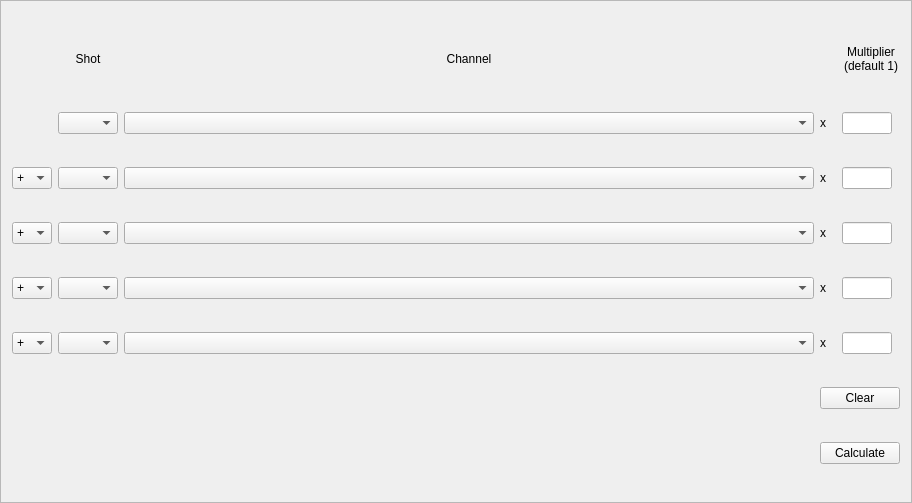
<?xml version="1.0" encoding="UTF-8"?>
<ui version="4.0">
 <class>popFrmArithmetics</class>
 <widget class="QFrame" name="popFrmArithmetics">
  <property name="geometry">
   <rect>
    <x>0</x>
    <y>0</y>
    <width>912</width>
    <height>503</height>
   </rect>
  </property>
  <property name="windowTitle">
   <string>Frame</string>
  </property>
  <property name="frameShape">
   <enum>QFrame::StyledPanel</enum>
  </property>
  <property name="frameShadow">
   <enum>QFrame::Raised</enum>
  </property>
  <layout class="QGridLayout" name="gridLayout">
   <item row="0" column="1">
    <widget class="QLabel" name="label_6">
     <property name="maximumSize">
      <size>
       <width>16777215</width>
       <height>40</height>
      </size>
     </property>
     <property name="text">
      <string>Shot</string>
     </property>
     <property name="alignment">
      <set>Qt::AlignCenter</set>
     </property>
    </widget>
   </item>
   <item row="0" column="2">
    <widget class="QLabel" name="label_7">
     <property name="maximumSize">
      <size>
       <width>16777215</width>
       <height>40</height>
      </size>
     </property>
     <property name="text">
      <string>Channel</string>
     </property>
     <property name="alignment">
      <set>Qt::AlignCenter</set>
     </property>
    </widget>
   </item>
   <item row="0" column="4">
    <widget class="QLabel" name="label_8">
     <property name="maximumSize">
      <size>
       <width>16777215</width>
       <height>40</height>
      </size>
     </property>
     <property name="text">
      <string>Multiplier
(default 1)</string>
     </property>
     <property name="alignment">
      <set>Qt::AlignCenter</set>
     </property>
    </widget>
   </item>
   <item row="1" column="1">
    <widget class="QComboBox" name="cbxShotNum">
     <property name="maximumSize">
      <size>
       <width>60</width>
       <height>16777215</height>
      </size>
     </property>
    </widget>
   </item>
   <item row="1" column="2">
    <widget class="QComboBox" name="cbxChannel"/>
   </item>
   <item row="1" column="3">
    <widget class="QLabel" name="label">
     <property name="maximumSize">
      <size>
       <width>10</width>
       <height>16777215</height>
      </size>
     </property>
     <property name="text">
      <string>x</string>
     </property>
    </widget>
   </item>
   <item row="1" column="4">
    <widget class="QLineEdit" name="ledMultiplier">
     <property name="maximumSize">
      <size>
       <width>50</width>
       <height>16777215</height>
      </size>
     </property>
    </widget>
   </item>
   <item row="2" column="0">
    <widget class="QComboBox" name="cbxOperator_1">
     <property name="maximumSize">
      <size>
       <width>40</width>
       <height>16777215</height>
      </size>
     </property>
     <item>
      <property name="text">
       <string>+</string>
      </property>
     </item>
     <item>
      <property name="text">
       <string>-</string>
      </property>
     </item>
     <item>
      <property name="text">
       <string>x</string>
      </property>
     </item>
     <item>
      <property name="text">
       <string>/</string>
      </property>
     </item>
    </widget>
   </item>
   <item row="2" column="1">
    <widget class="QComboBox" name="cbxShotNum_2">
     <property name="maximumSize">
      <size>
       <width>60</width>
       <height>16777215</height>
      </size>
     </property>
    </widget>
   </item>
   <item row="2" column="2">
    <widget class="QComboBox" name="cbxChannel_2"/>
   </item>
   <item row="2" column="3">
    <widget class="QLabel" name="label_2">
     <property name="maximumSize">
      <size>
       <width>10</width>
       <height>16777215</height>
      </size>
     </property>
     <property name="text">
      <string>x</string>
     </property>
    </widget>
   </item>
   <item row="2" column="4">
    <widget class="QLineEdit" name="ledMultiplier_2">
     <property name="maximumSize">
      <size>
       <width>50</width>
       <height>16777215</height>
      </size>
     </property>
    </widget>
   </item>
   <item row="3" column="0">
    <widget class="QComboBox" name="cbxOperator_2">
     <property name="maximumSize">
      <size>
       <width>40</width>
       <height>16777215</height>
      </size>
     </property>
     <item>
      <property name="text">
       <string>+</string>
      </property>
     </item>
     <item>
      <property name="text">
       <string>-</string>
      </property>
     </item>
     <item>
      <property name="text">
       <string>x</string>
      </property>
     </item>
     <item>
      <property name="text">
       <string>/</string>
      </property>
     </item>
    </widget>
   </item>
   <item row="3" column="1">
    <widget class="QComboBox" name="cbxShotNum_3">
     <property name="maximumSize">
      <size>
       <width>60</width>
       <height>16777215</height>
      </size>
     </property>
    </widget>
   </item>
   <item row="3" column="2">
    <widget class="QComboBox" name="cbxChannel_3"/>
   </item>
   <item row="3" column="3">
    <widget class="QLabel" name="label_3">
     <property name="maximumSize">
      <size>
       <width>10</width>
       <height>16777215</height>
      </size>
     </property>
     <property name="text">
      <string>x</string>
     </property>
    </widget>
   </item>
   <item row="3" column="4">
    <widget class="QLineEdit" name="ledMultiplier_3">
     <property name="maximumSize">
      <size>
       <width>50</width>
       <height>16777215</height>
      </size>
     </property>
    </widget>
   </item>
   <item row="4" column="0">
    <widget class="QComboBox" name="cbxOperator_3">
     <property name="maximumSize">
      <size>
       <width>40</width>
       <height>16777215</height>
      </size>
     </property>
     <item>
      <property name="text">
       <string>+</string>
      </property>
     </item>
     <item>
      <property name="text">
       <string>-</string>
      </property>
     </item>
     <item>
      <property name="text">
       <string>x</string>
      </property>
     </item>
     <item>
      <property name="text">
       <string>/</string>
      </property>
     </item>
    </widget>
   </item>
   <item row="4" column="1">
    <widget class="QComboBox" name="cbxShotNum_4">
     <property name="maximumSize">
      <size>
       <width>60</width>
       <height>16777215</height>
      </size>
     </property>
    </widget>
   </item>
   <item row="4" column="2">
    <widget class="QComboBox" name="cbxChannel_4"/>
   </item>
   <item row="4" column="3">
    <widget class="QLabel" name="label_4">
     <property name="maximumSize">
      <size>
       <width>10</width>
       <height>16777215</height>
      </size>
     </property>
     <property name="text">
      <string>x</string>
     </property>
    </widget>
   </item>
   <item row="4" column="4">
    <widget class="QLineEdit" name="ledMultiplier_4">
     <property name="maximumSize">
      <size>
       <width>50</width>
       <height>16777215</height>
      </size>
     </property>
    </widget>
   </item>
   <item row="5" column="0">
    <widget class="QComboBox" name="cbxOperator_4">
     <property name="maximumSize">
      <size>
       <width>40</width>
       <height>16777215</height>
      </size>
     </property>
     <item>
      <property name="text">
       <string>+</string>
      </property>
     </item>
     <item>
      <property name="text">
       <string>-</string>
      </property>
     </item>
     <item>
      <property name="text">
       <string>x</string>
      </property>
     </item>
     <item>
      <property name="text">
       <string>/</string>
      </property>
     </item>
    </widget>
   </item>
   <item row="5" column="1">
    <widget class="QComboBox" name="cbxShotNum_5">
     <property name="maximumSize">
      <size>
       <width>60</width>
       <height>16777215</height>
      </size>
     </property>
    </widget>
   </item>
   <item row="5" column="2">
    <widget class="QComboBox" name="cbxChannel_5"/>
   </item>
   <item row="5" column="3">
    <widget class="QLabel" name="label_5">
     <property name="maximumSize">
      <size>
       <width>10</width>
       <height>16777215</height>
      </size>
     </property>
     <property name="text">
      <string>x</string>
     </property>
    </widget>
   </item>
   <item row="5" column="4">
    <widget class="QLineEdit" name="ledMultiplier_5">
     <property name="maximumSize">
      <size>
       <width>50</width>
       <height>16777215</height>
      </size>
     </property>
    </widget>
   </item>
   <item row="6" column="3" colspan="2">
    <widget class="QPushButton" name="btnClear">
     <property name="maximumSize">
      <size>
       <width>100</width>
       <height>16777215</height>
      </size>
     </property>
     <property name="cursor">
      <cursorShape>PointingHandCursor</cursorShape>
     </property>
     <property name="text">
      <string>Clear</string>
     </property>
    </widget>
   </item>
   <item row="7" column="3" colspan="2">
    <widget class="QPushButton" name="btnCalculate">
     <property name="maximumSize">
      <size>
       <width>100</width>
       <height>16777215</height>
      </size>
     </property>
     <property name="cursor">
      <cursorShape>PointingHandCursor</cursorShape>
     </property>
     <property name="text">
      <string>Calculate</string>
     </property>
    </widget>
   </item>
  </layout>
 </widget>
 <resources/>
 <connections/>
</ui>
